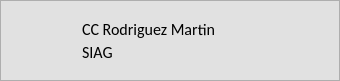
           <widget class="QFrame" name="frame_6">
            <property name="enabled">
             <bool>true</bool>
            </property>
            <property name="minimumSize">
             <size>
              <width>0</width>
              <height>81</height>
             </size>
            </property>
            <property name="maximumSize">
             <size>
              <width>16777215</width>
              <height>81</height>
             </size>
            </property>
            <property name="styleSheet">
             <string notr="true">background-color: rgb(225, 225, 225);</string>
            </property>
            <property name="frameShape">
             <enum>QFrame::StyledPanel</enum>
            </property>
            <widget class="QLabel" name="label_31">
             <property name="geometry">
              <rect>
               <x>82</x>
               <y>19</y>
               <width>141</width>
               <height>21</height>
              </rect>
             </property>
             <property name="font">
              <font>
               <family>Calibri</family>
               <pointsize>12</pointsize>
               <weight>50</weight>
               <bold>false</bold>
              </font>
             </property>
             <property name="text">
              <string>CC Rodriguez Martin</string>
             </property>
            </widget>
            <widget class="QLabel" name="label_32">
             <property name="geometry">
              <rect>
               <x>82</x>
               <y>42</y>
               <width>51</width>
               <height>21</height>
              </rect>
             </property>
             <property name="font">
              <font>
               <family>Calibri</family>
               <pointsize>12</pointsize>
              </font>
             </property>
             <property name="text">
              <string>SIAG</string>
             </property>
            </widget>
            <widget class="QLabel" name="label_33">
             <property name="geometry">
              <rect>
               <x>9</x>
               <y>8</y>
               <width>65</width>
               <height>65</height>
              </rect>
             </property>
             <property name="text">
              <string/>
             </property>
             <property name="pixmap">
              <pixmap>../imagenes/usuario_persona.png</pixmap>
             </property>
             <property name="scaledContents">
              <bool>true</bool>
             </property>
            </widget>
            <widget class="QPushButton" name="pushButton_15">
             <property name="geometry">
              <rect>
               <x>261</x>
               <y>20</y>
               <width>44</width>
               <height>44</height>
              </rect>
             </property>
             <property name="cursor">
              <cursorShape>PointingHandCursor</cursorShape>
             </property>
             <property name="toolTip">
              <string/>
             </property>
             <property name="autoFillBackground">
              <bool>false</bool>
             </property>
             <property name="styleSheet">
              <string notr="true">border-style: outset;</string>
             </property>
             <property name="text">
              <string/>
             </property>
             <property name="icon">
              <iconset>
               <normaloff>../imagenes/PTT/llamada_PTT_OFF.png</normaloff>../imagenes/PTT/llamada_PTT_OFF.png</iconset>
             </property>
             <property name="iconSize">
              <size>
               <width>44</width>
               <height>44</height>
              </size>
             </property>
             <property name="checkable">
              <bool>false</bool>
             </property>
             <property name="autoDefault">
              <bool>false</bool>
             </property>
             <property name="default">
              <bool>false</bool>
             </property>
             <property name="flat">
              <bool>false</bool>
             </property>
            </widget>
            <widget class="QPushButton" name="pushButton_16">
             <property name="enabled">
              <bool>true</bool>
             </property>
             <property name="geometry">
              <rect>
               <x>306</x>
               <y>52</y>
               <width>25</width>
               <height>25</height>
              </rect>
             </property>
             <property name="cursor">
              <cursorShape>PointingHandCursor</cursorShape>
             </property>
             <property name="toolTip">
              <string/>
             </property>
             <property name="autoFillBackground">
              <bool>false</bool>
             </property>
             <property name="styleSheet">
              <string notr="true">border-style: outset;</string>
             </property>
             <property name="text">
              <string/>
             </property>
             <property name="icon">
              <iconset>
               <normaloff>../imagenes/llamada_corte.png</normaloff>../imagenes/llamada_corte.png</iconset>
             </property>
             <property name="iconSize">
              <size>
               <width>25</width>
               <height>25</height>
              </size>
             </property>
             <property name="checkable">
              <bool>false</bool>
             </property>
             <property name="autoDefault">
              <bool>false</bool>
             </property>
             <property name="default">
              <bool>false</bool>
             </property>
             <property name="flat">
              <bool>false</bool>
             </property>
            </widget>
           </widget>
